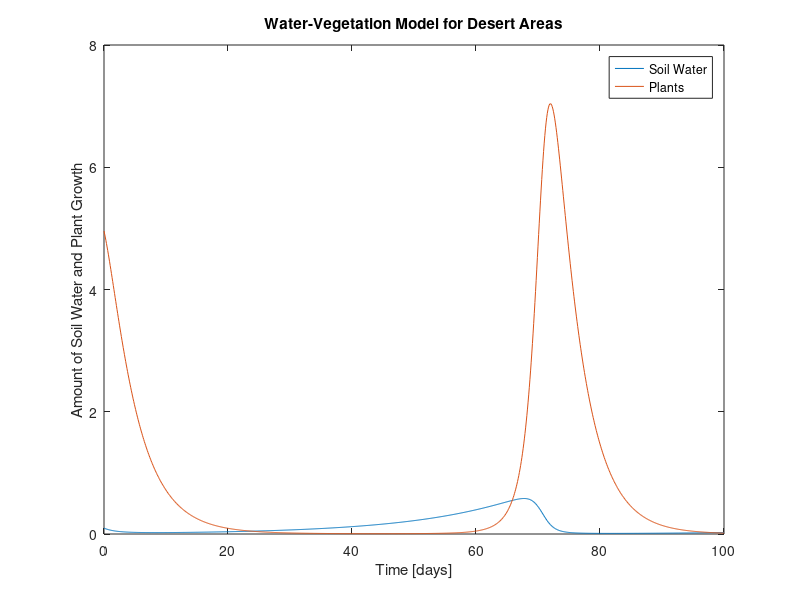

Reproduce this figure in MATLAB.
% Final Assignment

% system parameters
PPT = 0.8; % find appropriate values
P = 5; % initial value
e = 10;
k1 = 3;
k2 = 5;
W0 = 0.2;
W = 0.1; % initial value
cmax = 0.5;
d = 0.1;
b = 0.15;
rw = 0.1; % find appropriate value

% --- control parameters ---
startTime = 0;
endTime   = 100;
timeStep  = 0.1;

% --- compute iteration count ---
iterations = floor((endTime - startTime)/timeStep) + 1;

% --- initialize vectors ---
timeV   = zeros(iterations, 1);
waterV  = zeros(iterations, 1);
plantV  = zeros(iterations, 1);

% --- initialize state ---
stateW = W;
stateP = P;

% --- simulation loop ---
for i = 1:iterations
    t = startTime + (i-1)*timeStep;

    dWdt = PPT * ((stateP + k2 * W0) / (stateP + k2)) * stateW ...
         - ((cmax * stateW) / (stateW + k1)) * stateP ...
         - (rw * stateW);

    dPdt = e * (cmax * (stateW / (stateW + k1))) * stateP ...
         - (d + b) * stateP;

    stateW = stateW + dWdt * timeStep;
    stateP = stateP + dPdt * timeStep;

    % store
    timeV(i)  = t;
    waterV(i) = stateW;
    plantV(i) = stateP;
end


% --- plots ---
figure;
plot(timeV, waterV)
hold on
plot(timeV, plantV)
xlabel("Time [days]")
ylabel("Amount of Soil Water and Plant Growth")
title("Water-Vegetation Model for Desert Areas")
legend("Soil Water", "Plants")
